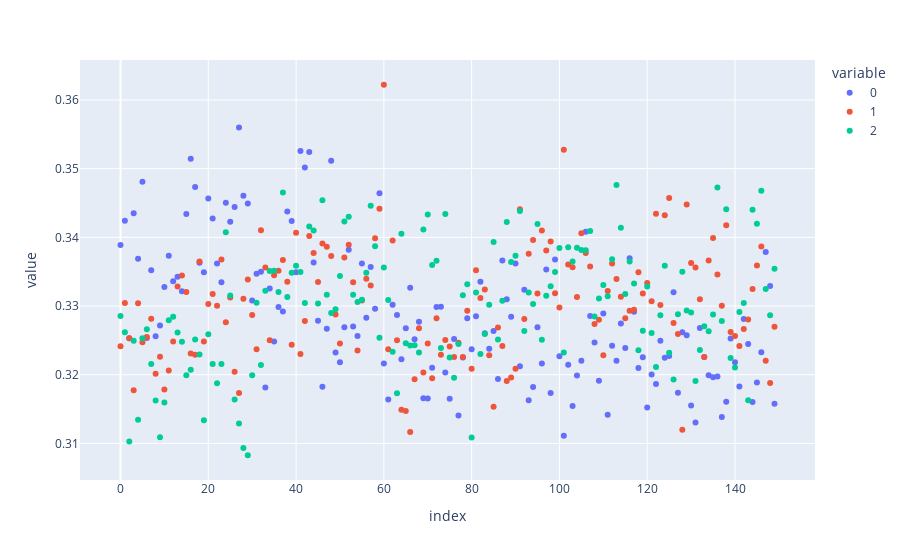

The notebook cell this image was saved under:
### Code cell
px.scatter(means_df)

### Figure 1 — Plotly figure (JSON) as saved in the notebook; plotly's stock layout.template omitted (floating-point values rounded to 4 significant figures; data arrays with more than 128 entries replaced by an {"elided": "..."} marker saying what was removed)
{"data": [{"hovertemplate": "variable=0<br>index=%{x}<br>value=%{y}<extra></extra>", "legendgroup": "0", "marker": {"color": "#636efa", "symbol": "circle"}, "mode": "markers", "name": "0", "orientation": "v", "showlegend": true, "type": "scatter", "x": {"elided": "150 int values"}, "xaxis": "x", "y": {"elided": "150 float values"}, "yaxis": "y"}, {"hovertemplate": "variable=1<br>index=%{x}<br>value=%{y}<extra></extra>", "legendgroup": "1", "marker": {"color": "#EF553B", "symbol": "circle"}, "mode": "markers", "name": "1", "orientation": "v", "showlegend": true, "type": "scatter", "x": {"elided": "150 int values"}, "xaxis": "x", "y": {"elided": "150 float values"}, "yaxis": "y"}, {"hovertemplate": "variable=2<br>index=%{x}<br>value=%{y}<extra></extra>", "legendgroup": "2", "marker": {"color": "#00cc96", "symbol": "circle"}, "mode": "markers", "name": "2", "orientation": "v", "showlegend": true, "type": "scatter", "x": {"elided": "150 int values"}, "xaxis": "x", "y": {"elided": "150 float values"}, "yaxis": "y"}], "layout": {"legend": {"title": {"text": "variable"}, "tracegroupgap": 0}, "margin": {"t": 60}, "xaxis": {"anchor": "y", "domain": [0, 1], "title": {"text": "index"}}, "yaxis": {"anchor": "x", "domain": [0, 1], "title": {"text": "value"}}}}
